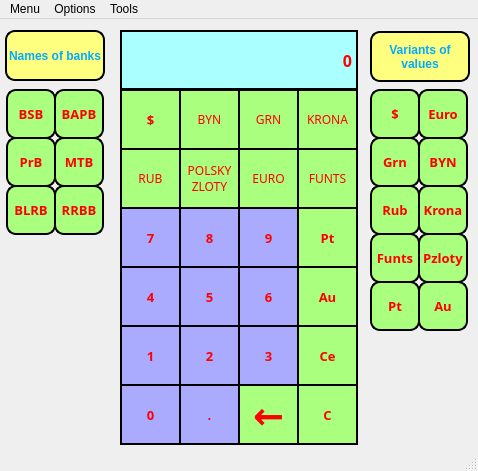
<?xml version="1.0" encoding="UTF-8"?>
<ui version="4.0">
 <class>MoneyConverter</class>
 <widget class="QMainWindow" name="MoneyConverter">
  <property name="geometry">
   <rect>
    <x>0</x>
    <y>0</y>
    <width>478</width>
    <height>471</height>
   </rect>
  </property>
  <property name="windowTitle">
   <string>S&amp;C Calculator: mode 4</string>
  </property>
  <widget class="QWidget" name="centralwidget">
   <widget class="QPushButton" name="grn_bar">
    <property name="geometry">
     <rect>
      <x>370</x>
      <y>118</y>
      <width>50</width>
      <height>50</height>
     </rect>
    </property>
    <property name="sizePolicy">
     <sizepolicy hsizetype="Fixed" vsizetype="Fixed">
      <horstretch>0</horstretch>
      <verstretch>0</verstretch>
     </sizepolicy>
    </property>
    <property name="font">
     <font>
      <family>Arial Black</family>
      <pointsize>10</pointsize>
      <weight>75</weight>
      <bold>true</bold>
     </font>
    </property>
    <property name="styleSheet">
     <string notr="true">color: rgb(255, 0, 0);
border: 2px solid black;
background-color: rgb(170, 255, 127);
border-radius: 10px;</string>
    </property>
    <property name="text">
     <string>Grn</string>
    </property>
   </widget>
   <widget class="QPushButton" name="pushButton_0">
    <property name="geometry">
     <rect>
      <x>120</x>
      <y>365</y>
      <width>61</width>
      <height>61</height>
     </rect>
    </property>
    <property name="sizePolicy">
     <sizepolicy hsizetype="Fixed" vsizetype="Fixed">
      <horstretch>0</horstretch>
      <verstretch>0</verstretch>
     </sizepolicy>
    </property>
    <property name="font">
     <font>
      <family>Arial Black</family>
      <pointsize>10</pointsize>
      <weight>75</weight>
      <bold>true</bold>
     </font>
    </property>
    <property name="styleSheet">
     <string notr="true">color: rgb(255, 0, 0);
border: 2px solid black;
background-color: rgb(170, 170, 255);</string>
    </property>
    <property name="text">
     <string>0</string>
    </property>
   </widget>
   <widget class="QPushButton" name="pushButton_1">
    <property name="geometry">
     <rect>
      <x>120</x>
      <y>306</y>
      <width>61</width>
      <height>61</height>
     </rect>
    </property>
    <property name="sizePolicy">
     <sizepolicy hsizetype="Fixed" vsizetype="Fixed">
      <horstretch>0</horstretch>
      <verstretch>0</verstretch>
     </sizepolicy>
    </property>
    <property name="font">
     <font>
      <family>Arial Black</family>
      <pointsize>10</pointsize>
      <weight>75</weight>
      <bold>true</bold>
     </font>
    </property>
    <property name="styleSheet">
     <string notr="true">color: rgb(255, 0, 0);
border: 2px solid black;
background-color: rgb(170, 170, 255);</string>
    </property>
    <property name="text">
     <string>1</string>
    </property>
   </widget>
   <widget class="QPushButton" name="priorB_bar">
    <property name="geometry">
     <rect>
      <x>6</x>
      <y>118</y>
      <width>50</width>
      <height>50</height>
     </rect>
    </property>
    <property name="sizePolicy">
     <sizepolicy hsizetype="Fixed" vsizetype="Fixed">
      <horstretch>0</horstretch>
      <verstretch>0</verstretch>
     </sizepolicy>
    </property>
    <property name="font">
     <font>
      <family>Arial Black</family>
      <pointsize>10</pointsize>
      <weight>75</weight>
      <bold>true</bold>
     </font>
    </property>
    <property name="styleSheet">
     <string notr="true">color: rgb(255, 0, 0);
border: 2px solid black;
background-color: rgb(170, 255, 127);
border-radius: 10px;</string>
    </property>
    <property name="text">
     <string>PrB</string>
    </property>
   </widget>
   <widget class="QPushButton" name="pushButton_4">
    <property name="geometry">
     <rect>
      <x>120</x>
      <y>247</y>
      <width>61</width>
      <height>61</height>
     </rect>
    </property>
    <property name="sizePolicy">
     <sizepolicy hsizetype="Fixed" vsizetype="Fixed">
      <horstretch>0</horstretch>
      <verstretch>0</verstretch>
     </sizepolicy>
    </property>
    <property name="font">
     <font>
      <family>Arial Black</family>
      <pointsize>10</pointsize>
      <weight>75</weight>
      <bold>true</bold>
     </font>
    </property>
    <property name="styleSheet">
     <string notr="true">color: rgb(255, 0, 0);
border: 2px solid black;
background-color: rgb(170, 170, 255);</string>
    </property>
    <property name="text">
     <string>4</string>
    </property>
   </widget>
   <widget class="QPushButton" name="dolla_bar">
    <property name="geometry">
     <rect>
      <x>370</x>
      <y>70</y>
      <width>50</width>
      <height>50</height>
     </rect>
    </property>
    <property name="sizePolicy">
     <sizepolicy hsizetype="Fixed" vsizetype="Fixed">
      <horstretch>0</horstretch>
      <verstretch>0</verstretch>
     </sizepolicy>
    </property>
    <property name="font">
     <font>
      <family>Arial Black</family>
      <pointsize>10</pointsize>
      <weight>75</weight>
      <bold>true</bold>
     </font>
    </property>
    <property name="styleSheet">
     <string notr="true">color: rgb(255, 0, 0);
border: 2px solid black;
background-color: rgb(170, 255, 127);
border-radius: 10px;</string>
    </property>
    <property name="text">
     <string>$</string>
    </property>
   </widget>
   <widget class="QPushButton" name="pushButton_5">
    <property name="geometry">
     <rect>
      <x>179</x>
      <y>247</y>
      <width>61</width>
      <height>61</height>
     </rect>
    </property>
    <property name="sizePolicy">
     <sizepolicy hsizetype="Fixed" vsizetype="Fixed">
      <horstretch>0</horstretch>
      <verstretch>0</verstretch>
     </sizepolicy>
    </property>
    <property name="font">
     <font>
      <family>Arial Black</family>
      <pointsize>10</pointsize>
      <weight>75</weight>
      <bold>true</bold>
     </font>
    </property>
    <property name="styleSheet">
     <string notr="true">color: rgb(255, 0, 0);
border: 2px solid black;
background-color: rgb(170, 170, 255);</string>
    </property>
    <property name="text">
     <string>5</string>
    </property>
   </widget>
   <widget class="QPushButton" name="a">
    <property name="geometry">
     <rect>
      <x>297</x>
      <y>129</y>
      <width>61</width>
      <height>61</height>
     </rect>
    </property>
    <property name="sizePolicy">
     <sizepolicy hsizetype="Fixed" vsizetype="Fixed">
      <horstretch>0</horstretch>
      <verstretch>0</verstretch>
     </sizepolicy>
    </property>
    <property name="font">
     <font>
      <family>Arial Black</family>
      <pointsize>9</pointsize>
      <weight>50</weight>
      <bold>false</bold>
     </font>
    </property>
    <property name="styleSheet">
     <string notr="true">color: rgb(255, 0, 0);
border: 2px solid black;
background-color: rgb(170, 255, 127);</string>
    </property>
    <property name="text">
     <string>FUNTS</string>
    </property>
   </widget>
   <widget class="QPushButton" name="pushButton_3">
    <property name="geometry">
     <rect>
      <x>238</x>
      <y>306</y>
      <width>61</width>
      <height>61</height>
     </rect>
    </property>
    <property name="sizePolicy">
     <sizepolicy hsizetype="Fixed" vsizetype="Fixed">
      <horstretch>0</horstretch>
      <verstretch>0</verstretch>
     </sizepolicy>
    </property>
    <property name="font">
     <font>
      <family>Arial Black</family>
      <pointsize>10</pointsize>
      <weight>75</weight>
      <bold>true</bold>
     </font>
    </property>
    <property name="styleSheet">
     <string notr="true">color: rgb(255, 0, 0);
border: 2px solid black;
background-color: rgb(170, 170, 255);</string>
    </property>
    <property name="text">
     <string>3</string>
    </property>
   </widget>
   <widget class="QPushButton" name="clear_bar">
    <property name="geometry">
     <rect>
      <x>297</x>
      <y>306</y>
      <width>61</width>
      <height>61</height>
     </rect>
    </property>
    <property name="sizePolicy">
     <sizepolicy hsizetype="Fixed" vsizetype="Fixed">
      <horstretch>0</horstretch>
      <verstretch>0</verstretch>
     </sizepolicy>
    </property>
    <property name="font">
     <font>
      <family>Arial Black</family>
      <pointsize>10</pointsize>
      <weight>75</weight>
      <bold>true</bold>
     </font>
    </property>
    <property name="styleSheet">
     <string notr="true">color: rgb(255, 0, 0);
border: 2px solid black;
background-color: rgb(170, 255, 127);</string>
    </property>
    <property name="text">
     <string>Ce</string>
    </property>
   </widget>
   <widget class="QPushButton" name="byn">
    <property name="geometry">
     <rect>
      <x>179</x>
      <y>70</y>
      <width>61</width>
      <height>61</height>
     </rect>
    </property>
    <property name="sizePolicy">
     <sizepolicy hsizetype="Fixed" vsizetype="Fixed">
      <horstretch>0</horstretch>
      <verstretch>0</verstretch>
     </sizepolicy>
    </property>
    <property name="font">
     <font>
      <family>Arial Black</family>
      <pointsize>9</pointsize>
      <weight>50</weight>
      <bold>false</bold>
     </font>
    </property>
    <property name="styleSheet">
     <string notr="true">color: rgb(255, 0, 0);
border: 2px solid black;
background-color: rgb(170, 255, 127);</string>
    </property>
    <property name="text">
     <string>BYN</string>
    </property>
   </widget>
   <widget class="QPushButton" name="rrbb_bar">
    <property name="geometry">
     <rect>
      <x>54</x>
      <y>166</y>
      <width>50</width>
      <height>50</height>
     </rect>
    </property>
    <property name="sizePolicy">
     <sizepolicy hsizetype="Fixed" vsizetype="Fixed">
      <horstretch>0</horstretch>
      <verstretch>0</verstretch>
     </sizepolicy>
    </property>
    <property name="font">
     <font>
      <family>Arial Black</family>
      <pointsize>10</pointsize>
      <weight>75</weight>
      <bold>true</bold>
     </font>
    </property>
    <property name="styleSheet">
     <string notr="true">color: rgb(255, 0, 0);
border: 2px solid black;
background-color: rgb(170, 255, 127);
border-radius: 10px;</string>
    </property>
    <property name="text">
     <string>RRBB</string>
    </property>
   </widget>
   <widget class="QPushButton" name="dot">
    <property name="geometry">
     <rect>
      <x>179</x>
      <y>365</y>
      <width>61</width>
      <height>61</height>
     </rect>
    </property>
    <property name="sizePolicy">
     <sizepolicy hsizetype="Fixed" vsizetype="Fixed">
      <horstretch>0</horstretch>
      <verstretch>0</verstretch>
     </sizepolicy>
    </property>
    <property name="font">
     <font>
      <family>Arial Black</family>
      <pointsize>10</pointsize>
      <weight>75</weight>
      <bold>true</bold>
     </font>
    </property>
    <property name="styleSheet">
     <string notr="true">color: rgb(255, 0, 0);
border: 2px solid black;
background-color: rgb(170, 170, 255);</string>
    </property>
    <property name="text">
     <string>.</string>
    </property>
   </widget>
   <widget class="QPushButton" name="blrb_bar">
    <property name="geometry">
     <rect>
      <x>6</x>
      <y>166</y>
      <width>50</width>
      <height>50</height>
     </rect>
    </property>
    <property name="sizePolicy">
     <sizepolicy hsizetype="Fixed" vsizetype="Fixed">
      <horstretch>0</horstretch>
      <verstretch>0</verstretch>
     </sizepolicy>
    </property>
    <property name="font">
     <font>
      <family>Arial Black</family>
      <pointsize>10</pointsize>
      <weight>75</weight>
      <bold>true</bold>
     </font>
    </property>
    <property name="styleSheet">
     <string notr="true">color: rgb(255, 0, 0);
border: 2px solid black;
background-color: rgb(170, 255, 127);
border-radius: 10px;</string>
    </property>
    <property name="text">
     <string>BLRB</string>
    </property>
   </widget>
   <widget class="QPushButton" name="rub_bar">
    <property name="geometry">
     <rect>
      <x>370</x>
      <y>166</y>
      <width>50</width>
      <height>50</height>
     </rect>
    </property>
    <property name="sizePolicy">
     <sizepolicy hsizetype="Fixed" vsizetype="Fixed">
      <horstretch>0</horstretch>
      <verstretch>0</verstretch>
     </sizepolicy>
    </property>
    <property name="font">
     <font>
      <family>Arial Black</family>
      <pointsize>10</pointsize>
      <weight>75</weight>
      <bold>true</bold>
     </font>
    </property>
    <property name="styleSheet">
     <string notr="true">color: rgb(255, 0, 0);
border: 2px solid black;
background-color: rgb(170, 255, 127);
border-radius: 10px;</string>
    </property>
    <property name="text">
     <string>Rub</string>
    </property>
   </widget>
   <widget class="QPushButton" name="bsb_bar">
    <property name="geometry">
     <rect>
      <x>6</x>
      <y>70</y>
      <width>50</width>
      <height>50</height>
     </rect>
    </property>
    <property name="sizePolicy">
     <sizepolicy hsizetype="Fixed" vsizetype="Fixed">
      <horstretch>0</horstretch>
      <verstretch>0</verstretch>
     </sizepolicy>
    </property>
    <property name="font">
     <font>
      <family>Arial Black</family>
      <pointsize>10</pointsize>
      <weight>75</weight>
      <bold>true</bold>
     </font>
    </property>
    <property name="styleSheet">
     <string notr="true">color: rgb(255, 0, 0);
border: 2px solid black;
background-color: rgb(170, 255, 127);
border-radius: 10px;</string>
    </property>
    <property name="text">
     <string>BSB</string>
    </property>
   </widget>
   <widget class="QPushButton" name="byn_bar">
    <property name="geometry">
     <rect>
      <x>418</x>
      <y>118</y>
      <width>50</width>
      <height>50</height>
     </rect>
    </property>
    <property name="sizePolicy">
     <sizepolicy hsizetype="Fixed" vsizetype="Fixed">
      <horstretch>0</horstretch>
      <verstretch>0</verstretch>
     </sizepolicy>
    </property>
    <property name="font">
     <font>
      <family>Arial Black</family>
      <pointsize>10</pointsize>
      <weight>75</weight>
      <bold>true</bold>
     </font>
    </property>
    <property name="styleSheet">
     <string notr="true">color: rgb(255, 0, 0);
border: 2px solid black;
background-color: rgb(170, 255, 127);
border-radius: 10px;</string>
    </property>
    <property name="text">
     <string>BYN</string>
    </property>
   </widget>
   <widget class="QPushButton" name="euro">
    <property name="geometry">
     <rect>
      <x>238</x>
      <y>129</y>
      <width>61</width>
      <height>61</height>
     </rect>
    </property>
    <property name="sizePolicy">
     <sizepolicy hsizetype="Fixed" vsizetype="Fixed">
      <horstretch>0</horstretch>
      <verstretch>0</verstretch>
     </sizepolicy>
    </property>
    <property name="font">
     <font>
      <family>Arial Black</family>
      <pointsize>9</pointsize>
      <weight>50</weight>
      <bold>false</bold>
     </font>
    </property>
    <property name="styleSheet">
     <string notr="true">color: rgb(255, 0, 0);
border: 2px solid black;
background-color: rgb(170, 255, 127);</string>
    </property>
    <property name="text">
     <string>EURO</string>
    </property>
   </widget>
   <widget class="QPushButton" name="mtb_bar">
    <property name="geometry">
     <rect>
      <x>54</x>
      <y>118</y>
      <width>50</width>
      <height>50</height>
     </rect>
    </property>
    <property name="sizePolicy">
     <sizepolicy hsizetype="Fixed" vsizetype="Fixed">
      <horstretch>0</horstretch>
      <verstretch>0</verstretch>
     </sizepolicy>
    </property>
    <property name="font">
     <font>
      <family>Arial Black</family>
      <pointsize>10</pointsize>
      <weight>75</weight>
      <bold>true</bold>
     </font>
    </property>
    <property name="styleSheet">
     <string notr="true">color: rgb(255, 0, 0);
border: 2px solid black;
background-color: rgb(170, 255, 127);
border-radius: 10px;</string>
    </property>
    <property name="text">
     <string>MTB</string>
    </property>
   </widget>
   <widget class="QPushButton" name="grn">
    <property name="geometry">
     <rect>
      <x>238</x>
      <y>70</y>
      <width>61</width>
      <height>61</height>
     </rect>
    </property>
    <property name="sizePolicy">
     <sizepolicy hsizetype="Fixed" vsizetype="Fixed">
      <horstretch>0</horstretch>
      <verstretch>0</verstretch>
     </sizepolicy>
    </property>
    <property name="font">
     <font>
      <family>Arial Black</family>
      <pointsize>9</pointsize>
      <weight>50</weight>
      <bold>false</bold>
     </font>
    </property>
    <property name="styleSheet">
     <string notr="true">color: rgb(255, 0, 0);
border: 2px solid black;
background-color: rgb(170, 255, 127);</string>
    </property>
    <property name="text">
     <string>GRN</string>
    </property>
   </widget>
   <widget class="QPushButton" name="krona_bar">
    <property name="geometry">
     <rect>
      <x>418</x>
      <y>166</y>
      <width>50</width>
      <height>50</height>
     </rect>
    </property>
    <property name="sizePolicy">
     <sizepolicy hsizetype="Fixed" vsizetype="Fixed">
      <horstretch>0</horstretch>
      <verstretch>0</verstretch>
     </sizepolicy>
    </property>
    <property name="font">
     <font>
      <family>Arial Black</family>
      <pointsize>10</pointsize>
      <weight>75</weight>
      <bold>true</bold>
     </font>
    </property>
    <property name="styleSheet">
     <string notr="true">color: rgb(255, 0, 0);
border: 2px solid black;
background-color: rgb(170, 255, 127);
border-radius: 10px;</string>
    </property>
    <property name="text">
     <string>Krona</string>
    </property>
   </widget>
   <widget class="QPushButton" name="euro_bar">
    <property name="geometry">
     <rect>
      <x>418</x>
      <y>70</y>
      <width>50</width>
      <height>50</height>
     </rect>
    </property>
    <property name="sizePolicy">
     <sizepolicy hsizetype="Fixed" vsizetype="Fixed">
      <horstretch>0</horstretch>
      <verstretch>0</verstretch>
     </sizepolicy>
    </property>
    <property name="font">
     <font>
      <family>Arial Black</family>
      <pointsize>10</pointsize>
      <weight>75</weight>
      <bold>true</bold>
     </font>
    </property>
    <property name="styleSheet">
     <string notr="true">color: rgb(255, 0, 0);
border: 2px solid black;
background-color: rgb(170, 255, 127);
border-radius: 10px;</string>
    </property>
    <property name="text">
     <string>Euro</string>
    </property>
   </widget>
   <widget class="QPushButton" name="c">
    <property name="geometry">
     <rect>
      <x>297</x>
      <y>247</y>
      <width>61</width>
      <height>61</height>
     </rect>
    </property>
    <property name="sizePolicy">
     <sizepolicy hsizetype="Fixed" vsizetype="Fixed">
      <horstretch>0</horstretch>
      <verstretch>0</verstretch>
     </sizepolicy>
    </property>
    <property name="font">
     <font>
      <family>Arial Black</family>
      <pointsize>10</pointsize>
      <weight>75</weight>
      <bold>true</bold>
     </font>
    </property>
    <property name="styleSheet">
     <string notr="true">color: rgb(255, 0, 0);
border: 2px solid black;
background-color: rgb(170, 255, 127);</string>
    </property>
    <property name="text">
     <string>Au</string>
    </property>
   </widget>
   <widget class="QPushButton" name="pt_bar">
    <property name="geometry">
     <rect>
      <x>370</x>
      <y>262</y>
      <width>50</width>
      <height>50</height>
     </rect>
    </property>
    <property name="sizePolicy">
     <sizepolicy hsizetype="Fixed" vsizetype="Fixed">
      <horstretch>0</horstretch>
      <verstretch>0</verstretch>
     </sizepolicy>
    </property>
    <property name="font">
     <font>
      <family>Arial Black</family>
      <pointsize>10</pointsize>
      <weight>75</weight>
      <bold>true</bold>
     </font>
    </property>
    <property name="styleSheet">
     <string notr="true">color: rgb(255, 0, 0);
border: 2px solid black;
background-color: rgb(170, 255, 127);
border-radius: 10px;</string>
    </property>
    <property name="text">
     <string>Pt</string>
    </property>
   </widget>
   <widget class="QPushButton" name="au_bar">
    <property name="geometry">
     <rect>
      <x>418</x>
      <y>262</y>
      <width>50</width>
      <height>50</height>
     </rect>
    </property>
    <property name="sizePolicy">
     <sizepolicy hsizetype="Fixed" vsizetype="Fixed">
      <horstretch>0</horstretch>
      <verstretch>0</verstretch>
     </sizepolicy>
    </property>
    <property name="font">
     <font>
      <family>Arial Black</family>
      <pointsize>10</pointsize>
      <weight>75</weight>
      <bold>true</bold>
     </font>
    </property>
    <property name="styleSheet">
     <string notr="true">color: rgb(255, 0, 0);
border: 2px solid black;
background-color: rgb(170, 255, 127);
border-radius: 10px;</string>
    </property>
    <property name="text">
     <string>Au</string>
    </property>
   </widget>
   <widget class="QPushButton" name="rub">
    <property name="geometry">
     <rect>
      <x>120</x>
      <y>129</y>
      <width>61</width>
      <height>61</height>
     </rect>
    </property>
    <property name="sizePolicy">
     <sizepolicy hsizetype="Fixed" vsizetype="Fixed">
      <horstretch>0</horstretch>
      <verstretch>0</verstretch>
     </sizepolicy>
    </property>
    <property name="font">
     <font>
      <family>Arial Black</family>
      <pointsize>9</pointsize>
      <weight>50</weight>
      <bold>false</bold>
     </font>
    </property>
    <property name="styleSheet">
     <string notr="true">color: rgb(255, 0, 0);
border: 2px solid black;
background-color: rgb(170, 255, 127);</string>
    </property>
    <property name="text">
     <string>RUB</string>
    </property>
   </widget>
   <widget class="QPushButton" name="polsky_zloty">
    <property name="geometry">
     <rect>
      <x>179</x>
      <y>129</y>
      <width>61</width>
      <height>61</height>
     </rect>
    </property>
    <property name="sizePolicy">
     <sizepolicy hsizetype="Fixed" vsizetype="Fixed">
      <horstretch>0</horstretch>
      <verstretch>0</verstretch>
     </sizepolicy>
    </property>
    <property name="font">
     <font>
      <family>Arial Black</family>
      <pointsize>9</pointsize>
      <weight>50</weight>
      <bold>false</bold>
     </font>
    </property>
    <property name="styleSheet">
     <string notr="true">color: rgb(255, 0, 0);
border: 2px solid black;
background-color: rgb(170, 255, 127);</string>
    </property>
    <property name="text">
     <string>POLSKY
ZLOTY</string>
    </property>
   </widget>
   <widget class="QPushButton" name="pushButton_9">
    <property name="geometry">
     <rect>
      <x>238</x>
      <y>188</y>
      <width>61</width>
      <height>61</height>
     </rect>
    </property>
    <property name="sizePolicy">
     <sizepolicy hsizetype="Fixed" vsizetype="Fixed">
      <horstretch>0</horstretch>
      <verstretch>0</verstretch>
     </sizepolicy>
    </property>
    <property name="font">
     <font>
      <family>Arial Black</family>
      <pointsize>10</pointsize>
      <weight>75</weight>
      <bold>true</bold>
     </font>
    </property>
    <property name="styleSheet">
     <string notr="true">color: rgb(255, 0, 0);
border: 2px solid black;
background-color: rgb(170, 170, 255);</string>
    </property>
    <property name="text">
     <string>9</string>
    </property>
   </widget>
   <widget class="QPushButton" name="krona">
    <property name="geometry">
     <rect>
      <x>297</x>
      <y>70</y>
      <width>61</width>
      <height>61</height>
     </rect>
    </property>
    <property name="sizePolicy">
     <sizepolicy hsizetype="Fixed" vsizetype="Fixed">
      <horstretch>0</horstretch>
      <verstretch>0</verstretch>
     </sizepolicy>
    </property>
    <property name="font">
     <font>
      <family>Arial Black</family>
      <pointsize>9</pointsize>
      <weight>50</weight>
      <bold>false</bold>
     </font>
    </property>
    <property name="styleSheet">
     <string notr="true">color: rgb(255, 0, 0);
border: 2px solid black;
background-color: rgb(170, 255, 127);</string>
    </property>
    <property name="text">
     <string>KRONA</string>
    </property>
   </widget>
   <widget class="QPushButton" name="bapb_bar">
    <property name="geometry">
     <rect>
      <x>54</x>
      <y>70</y>
      <width>50</width>
      <height>50</height>
     </rect>
    </property>
    <property name="sizePolicy">
     <sizepolicy hsizetype="Fixed" vsizetype="Fixed">
      <horstretch>0</horstretch>
      <verstretch>0</verstretch>
     </sizepolicy>
    </property>
    <property name="font">
     <font>
      <family>Arial Black</family>
      <pointsize>10</pointsize>
      <weight>75</weight>
      <bold>true</bold>
     </font>
    </property>
    <property name="styleSheet">
     <string notr="true">color: rgb(255, 0, 0);
border: 2px solid black;
background-color: rgb(170, 255, 127);
border-radius: 10px;</string>
    </property>
    <property name="text">
     <string>BAPB</string>
    </property>
   </widget>
   <widget class="QPushButton" name="pushButton_8">
    <property name="geometry">
     <rect>
      <x>179</x>
      <y>188</y>
      <width>61</width>
      <height>61</height>
     </rect>
    </property>
    <property name="sizePolicy">
     <sizepolicy hsizetype="Fixed" vsizetype="Fixed">
      <horstretch>0</horstretch>
      <verstretch>0</verstretch>
     </sizepolicy>
    </property>
    <property name="font">
     <font>
      <family>Arial Black</family>
      <pointsize>10</pointsize>
      <weight>75</weight>
      <bold>true</bold>
     </font>
    </property>
    <property name="styleSheet">
     <string notr="true">color: rgb(255, 0, 0);
border: 2px solid black;
background-color: rgb(170, 170, 255);</string>
    </property>
    <property name="text">
     <string>8</string>
    </property>
   </widget>
   <widget class="QPushButton" name="b">
    <property name="geometry">
     <rect>
      <x>297</x>
      <y>188</y>
      <width>61</width>
      <height>61</height>
     </rect>
    </property>
    <property name="sizePolicy">
     <sizepolicy hsizetype="Fixed" vsizetype="Fixed">
      <horstretch>0</horstretch>
      <verstretch>0</verstretch>
     </sizepolicy>
    </property>
    <property name="font">
     <font>
      <family>Arial Black</family>
      <pointsize>10</pointsize>
      <weight>75</weight>
      <bold>true</bold>
     </font>
    </property>
    <property name="styleSheet">
     <string notr="true">color: rgb(255, 0, 0);
border: 2px solid black;
background-color: rgb(170, 255, 127);</string>
    </property>
    <property name="text">
     <string>Pt</string>
    </property>
   </widget>
   <widget class="QPushButton" name="pushButton_7">
    <property name="geometry">
     <rect>
      <x>120</x>
      <y>188</y>
      <width>61</width>
      <height>61</height>
     </rect>
    </property>
    <property name="sizePolicy">
     <sizepolicy hsizetype="Fixed" vsizetype="Fixed">
      <horstretch>0</horstretch>
      <verstretch>0</verstretch>
     </sizepolicy>
    </property>
    <property name="font">
     <font>
      <family>Arial Black</family>
      <pointsize>10</pointsize>
      <weight>75</weight>
      <bold>true</bold>
     </font>
    </property>
    <property name="styleSheet">
     <string notr="true">color: rgb(255, 0, 0);
border: 2px solid black;
background-color: rgb(170, 170, 255);</string>
    </property>
    <property name="text">
     <string>7</string>
    </property>
   </widget>
   <widget class="QPushButton" name="pushButton_6">
    <property name="geometry">
     <rect>
      <x>238</x>
      <y>247</y>
      <width>61</width>
      <height>61</height>
     </rect>
    </property>
    <property name="sizePolicy">
     <sizepolicy hsizetype="Fixed" vsizetype="Fixed">
      <horstretch>0</horstretch>
      <verstretch>0</verstretch>
     </sizepolicy>
    </property>
    <property name="font">
     <font>
      <family>Arial Black</family>
      <pointsize>10</pointsize>
      <weight>75</weight>
      <bold>true</bold>
     </font>
    </property>
    <property name="styleSheet">
     <string notr="true">color: rgb(255, 0, 0);
border: 2px solid black;
background-color: rgb(170, 170, 255);</string>
    </property>
    <property name="text">
     <string>6</string>
    </property>
   </widget>
   <widget class="QLabel" name="label">
    <property name="geometry">
     <rect>
      <x>120</x>
      <y>11</y>
      <width>238</width>
      <height>60</height>
     </rect>
    </property>
    <property name="sizePolicy">
     <sizepolicy hsizetype="Fixed" vsizetype="Preferred">
      <horstretch>0</horstretch>
      <verstretch>0</verstretch>
     </sizepolicy>
    </property>
    <property name="font">
     <font>
      <family>Arial Black</family>
      <pointsize>12</pointsize>
      <weight>75</weight>
      <bold>true</bold>
     </font>
    </property>
    <property name="styleSheet">
     <string notr="true">color: rgb(255, 0, 0);
background-color: rgb(170, 255, 255);
border: 1.5px solid black;</string>
    </property>
    <property name="text">
     <string>0</string>
    </property>
    <property name="alignment">
     <set>Qt::AlignRight|Qt::AlignTrailing|Qt::AlignVCenter</set>
    </property>
   </widget>
   <widget class="QPushButton" name="pushButton_2">
    <property name="geometry">
     <rect>
      <x>179</x>
      <y>306</y>
      <width>61</width>
      <height>61</height>
     </rect>
    </property>
    <property name="sizePolicy">
     <sizepolicy hsizetype="Fixed" vsizetype="Fixed">
      <horstretch>0</horstretch>
      <verstretch>0</verstretch>
     </sizepolicy>
    </property>
    <property name="font">
     <font>
      <family>Arial Black</family>
      <pointsize>10</pointsize>
      <weight>75</weight>
      <bold>true</bold>
     </font>
    </property>
    <property name="styleSheet">
     <string notr="true">color: rgb(255, 0, 0);
border: 2px solid black;
background-color: rgb(170, 170, 255);</string>
    </property>
    <property name="text">
     <string>2</string>
    </property>
   </widget>
   <widget class="QPushButton" name="clear_all">
    <property name="geometry">
     <rect>
      <x>297</x>
      <y>365</y>
      <width>61</width>
      <height>61</height>
     </rect>
    </property>
    <property name="sizePolicy">
     <sizepolicy hsizetype="Fixed" vsizetype="Fixed">
      <horstretch>0</horstretch>
      <verstretch>0</verstretch>
     </sizepolicy>
    </property>
    <property name="font">
     <font>
      <family>Arial Black</family>
      <pointsize>10</pointsize>
      <weight>75</weight>
      <bold>true</bold>
     </font>
    </property>
    <property name="styleSheet">
     <string notr="true">color: rgb(255, 0, 0);
border: 2px solid black;
background-color: rgb(170, 255, 127);</string>
    </property>
    <property name="text">
     <string>C</string>
    </property>
   </widget>
   <widget class="QPushButton" name="dollar">
    <property name="geometry">
     <rect>
      <x>120</x>
      <y>70</y>
      <width>61</width>
      <height>61</height>
     </rect>
    </property>
    <property name="sizePolicy">
     <sizepolicy hsizetype="Fixed" vsizetype="Fixed">
      <horstretch>0</horstretch>
      <verstretch>0</verstretch>
     </sizepolicy>
    </property>
    <property name="font">
     <font>
      <family>Arial Black</family>
      <pointsize>10</pointsize>
      <weight>75</weight>
      <bold>true</bold>
     </font>
    </property>
    <property name="styleSheet">
     <string notr="true">color: rgb(255, 0, 0);
border: 2px solid black;
background-color: rgb(170, 255, 127);</string>
    </property>
    <property name="text">
     <string>$</string>
    </property>
   </widget>
   <widget class="QLabel" name="label_2">
    <property name="geometry">
     <rect>
      <x>5</x>
      <y>11</y>
      <width>100</width>
      <height>51</height>
     </rect>
    </property>
    <property name="font">
     <font>
      <pointsize>9</pointsize>
      <weight>75</weight>
      <bold>true</bold>
     </font>
    </property>
    <property name="styleSheet">
     <string notr="true">background-color: rgb(255, 255, 127);
color: rgb(0, 170, 255);
border: 2px solid black;
border-radius: 10px;</string>
    </property>
    <property name="text">
     <string>Names of banks</string>
    </property>
    <property name="alignment">
     <set>Qt::AlignCenter</set>
    </property>
   </widget>
   <widget class="QLabel" name="label_3">
    <property name="geometry">
     <rect>
      <x>370</x>
      <y>12</y>
      <width>100</width>
      <height>51</height>
     </rect>
    </property>
    <property name="font">
     <font>
      <pointsize>9</pointsize>
      <weight>75</weight>
      <bold>true</bold>
     </font>
    </property>
    <property name="styleSheet">
     <string notr="true">background-color: rgb(255, 255, 127);
color: rgb(0, 170, 255);
border: 2px solid black;
border-radius: 10px;</string>
    </property>
    <property name="text">
     <string>Variants of
values</string>
    </property>
    <property name="alignment">
     <set>Qt::AlignCenter</set>
    </property>
   </widget>
   <widget class="QPushButton" name="pzlt_bar">
    <property name="geometry">
     <rect>
      <x>418</x>
      <y>214</y>
      <width>50</width>
      <height>50</height>
     </rect>
    </property>
    <property name="sizePolicy">
     <sizepolicy hsizetype="Fixed" vsizetype="Fixed">
      <horstretch>0</horstretch>
      <verstretch>0</verstretch>
     </sizepolicy>
    </property>
    <property name="font">
     <font>
      <family>Arial Black</family>
      <pointsize>10</pointsize>
      <weight>75</weight>
      <bold>true</bold>
     </font>
    </property>
    <property name="styleSheet">
     <string notr="true">color: rgb(255, 0, 0);
border: 2px solid black;
background-color: rgb(170, 255, 127);
border-radius: 10px;</string>
    </property>
    <property name="text">
     <string>Pzloty</string>
    </property>
   </widget>
   <widget class="QPushButton" name="funts_bar">
    <property name="geometry">
     <rect>
      <x>370</x>
      <y>214</y>
      <width>50</width>
      <height>50</height>
     </rect>
    </property>
    <property name="sizePolicy">
     <sizepolicy hsizetype="Fixed" vsizetype="Fixed">
      <horstretch>0</horstretch>
      <verstretch>0</verstretch>
     </sizepolicy>
    </property>
    <property name="font">
     <font>
      <family>Arial Black</family>
      <pointsize>10</pointsize>
      <weight>75</weight>
      <bold>true</bold>
     </font>
    </property>
    <property name="styleSheet">
     <string notr="true">color: rgb(255, 0, 0);
border: 2px solid black;
background-color: rgb(170, 255, 127);
border-radius: 10px;</string>
    </property>
    <property name="text">
     <string>Funts</string>
    </property>
   </widget>
   <widget class="QPushButton" name="backspace">
    <property name="geometry">
     <rect>
      <x>238</x>
      <y>365</y>
      <width>61</width>
      <height>61</height>
     </rect>
    </property>
    <property name="sizePolicy">
     <sizepolicy hsizetype="Fixed" vsizetype="Fixed">
      <horstretch>0</horstretch>
      <verstretch>0</verstretch>
     </sizepolicy>
    </property>
    <property name="font">
     <font>
      <family>Arial Black</family>
      <pointsize>28</pointsize>
      <weight>75</weight>
      <bold>true</bold>
     </font>
    </property>
    <property name="styleSheet">
     <string notr="true">color: rgb(255, 0, 0);
border: 2px solid black;
background-color: rgb(170, 255, 127);</string>
    </property>
    <property name="text">
     <string>←</string>
    </property>
    <property name="default">
     <bool>true</bool>
    </property>
   </widget>
  </widget>
  <widget class="QMenuBar" name="menubar">
   <property name="geometry">
    <rect>
     <x>0</x>
     <y>0</y>
     <width>478</width>
     <height>20</height>
    </rect>
   </property>
   <widget class="QMenu" name="menuMenu">
    <property name="title">
     <string>Menu</string>
    </property>
    <widget class="QMenu" name="menuStages">
     <property name="title">
      <string>Stages</string>
     </property>
     <addaction name="actionStage_1_standart_2"/>
     <addaction name="actionStage_2_trigonometry"/>
     <addaction name="actionStage_3_converter"/>
    </widget>
    <addaction name="menuStages"/>
    <addaction name="actionOperation_list"/>
    <addaction name="separator"/>
    <addaction name="actionExit"/>
   </widget>
   <widget class="QMenu" name="menuOptions">
    <property name="title">
     <string>Options</string>
    </property>
    <widget class="QMenu" name="menuScreen_size">
     <property name="title">
      <string>Window size</string>
     </property>
     <addaction name="actionFull_screen"/>
     <addaction name="actionStandart_screen"/>
    </widget>
    <widget class="QMenu" name="menuThemes">
     <property name="title">
      <string>Themes</string>
     </property>
     <addaction name="actionTheme_1"/>
     <addaction name="actionTheme_2"/>
     <addaction name="actionTheme_3"/>
    </widget>
    <addaction name="menuThemes"/>
    <addaction name="menuScreen_size"/>
   </widget>
   <widget class="QMenu" name="menuTools">
    <property name="title">
     <string>Tools</string>
    </property>
    <addaction name="actionShow_additive_bars"/>
    <addaction name="actionHide_additive_bars"/>
   </widget>
   <addaction name="menuMenu"/>
   <addaction name="menuOptions"/>
   <addaction name="menuTools"/>
  </widget>
  <widget class="QStatusBar" name="statusBar"/>
  <action name="actionStage_1_standart_2">
   <property name="text">
    <string>Stage 1(standart)</string>
   </property>
  </action>
  <action name="actionStage_2_trigonometry">
   <property name="text">
    <string>Stage 2(trigonometry)</string>
   </property>
  </action>
  <action name="actionStage_3_converter">
   <property name="text">
    <string>Stage 3(converter)</string>
   </property>
  </action>
  <action name="actionOperation_list">
   <property name="text">
    <string>Operation list</string>
   </property>
  </action>
  <action name="actionExit">
   <property name="text">
    <string>Exit</string>
   </property>
   <property name="shortcut">
    <string>Ctrl+E</string>
   </property>
  </action>
  <action name="actionShow_additive_bars">
   <property name="text">
    <string>Show additive bars</string>
   </property>
  </action>
  <action name="actionHide_additive_bars">
   <property name="text">
    <string>Hide additive bars</string>
   </property>
  </action>
  <action name="actionFull_screen">
   <property name="text">
    <string>Full screen</string>
   </property>
   <property name="shortcut">
    <string>Ctrl+F</string>
   </property>
  </action>
  <action name="actionStandart_screen">
   <property name="text">
    <string>Normal screen</string>
   </property>
   <property name="shortcut">
    <string>Ctrl+N</string>
   </property>
  </action>
  <action name="actionTheme_1">
   <property name="text">
    <string>Theme 1</string>
   </property>
  </action>
  <action name="actionTheme_2">
   <property name="text">
    <string>Theme 2</string>
   </property>
  </action>
  <action name="actionTheme_3">
   <property name="text">
    <string>Theme 3</string>
   </property>
  </action>
 </widget>
 <resources/>
 <connections/>
</ui>
